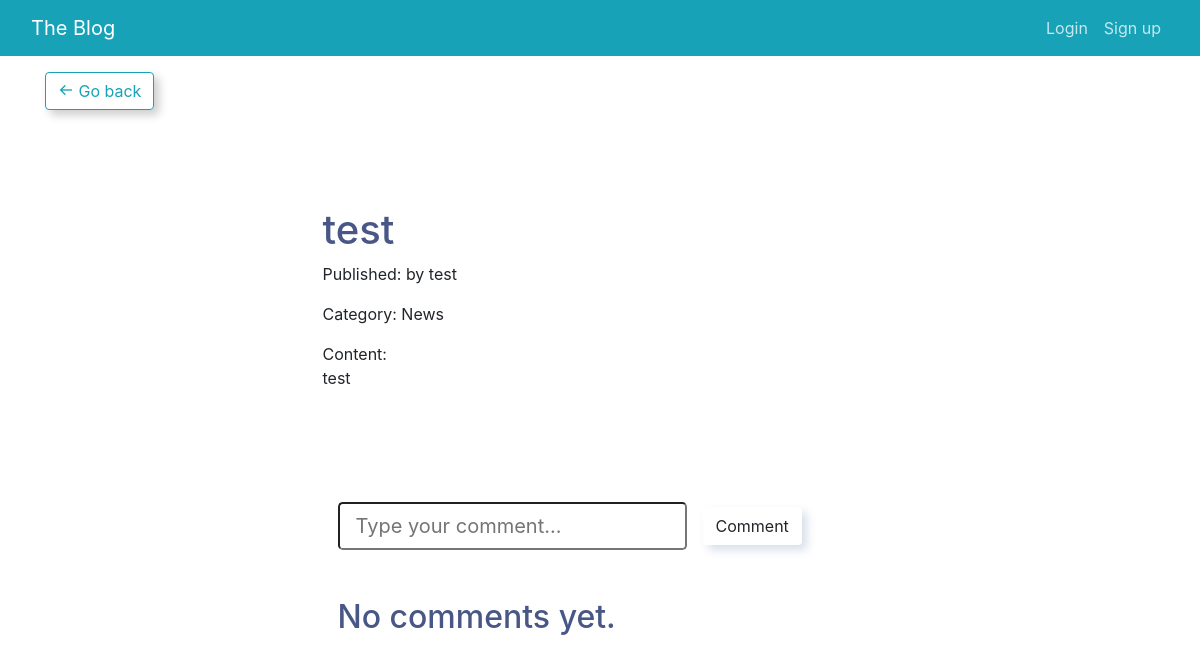
The page /blog/9/ on the database its author committed.
### blog/models.py (models this page shows, shortened)
class Post (models.Model):
    class Status(models.TextChoices):
        DRAFT = 'DF' , 'Draft'
        PUBLISHED = 'PB', 'Published'
    class Category(models.TextChoices):
        NEWS = 'News','News'
        TUTORIAL = 'Tutorial','Tutorial'
        BUSINESS = 'Business','Business'
    title = models.CharField(max_length=255)
    statue = models.CharField(max_length=2,choices=Status.choices)
    categories = models.CharField(max_length=10,choices=Category.choices)
    content = HTMLField()
    owner = models.ForeignKey(
        User,
        on_delete=models.CASCADE,
        related_name='posts_owner'
    )
    publish_date = models.DateTimeField(auto_now_add=True)

### blog/views.py (the view, shortened to what this page needs)
# urls.py: path('blog/<int:pk>/', views.DetailPostView.as_view(), name='detail_post'),
class DetailPostView(DetailView):
    def get(self, request, pk):
        post = get_object_or_404(Post, id=pk)
        comments = Comment.objects.filter(post=post).order_by('-publish_data')
        return render(request, 'blog/blog_post.html', {'comments': comments, 'post': post})

### blog/templatetags/new_filters.py (called while the page is built)
@register.filter(name='is_viewer')
def is_viewer(user):
    return user.groups.filter(name='User-Group').exists()

@register.filter(name='is_admin')
def is_admin(user) :
    return user.groups.filter(name='Admin-Group').exists()

### blog/templates/blog/blog_post.html (shortened to what this page needs)
{% extends "blog/base.html" %}
{% load new_filters%}
{% block content %}
<div class="container">
    <div class="row">
        <div class="col-md-12 mx-auto mt-3">
            <a class="btn btn-outline-info" href="{% url 'index' %}">
                <i class="bx bx-arrow-back"></i> Go back
            </a>
        </div>
    </div>
    <div class="row mt-5">
        <div class="col-md-6 mx-auto mt-5 mb-5" style="word-wrap: break-word;">
            <h1>{{ post.title }}</h1>
            <p class="date">
                Published: {{ post.publish }} by {{ post.owner }}
            </p>
            <p class="date">
                Category: {{ post.categories }}
            </p>
            Content: {{ post.content|linebreaks }}
        </div>
    </div>
    <div class="col-md-6 mx-auto mt-5 mb-5">
        <div class="mt-5">
            <form method="post" class="form-inline">
                <input type="text" name="comment_field" class="form-control-lg" placeholder="Type your comment...">
                {% if not user|is_viewer%}
                <input type="submit" value="Comment" class="btn mx-3">
                {% endif %}
            </form>
        </div>
        <div class="mt-5">
            {% if not comments %}
            <h2>No comments yet.</h2>
            {% endif %}
        </div>
    </div>
</div>
{% endblock content %}

### blog/templates/blog/base.html (style rules this page uses)
* { max-width: 100%; }

### rows shown on the page
Post: title "test", owner "test", categories "News", content "test"
